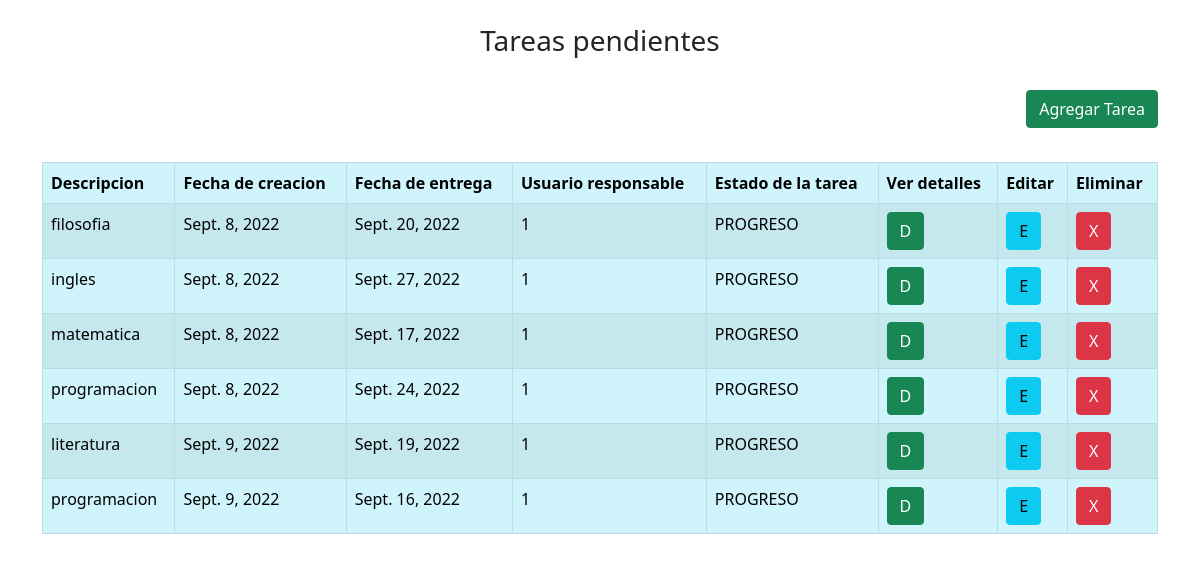
Page /gestion_tareas/dashboard on the committed database.
### gestion_tareas/models.py (models this page shows)
class tarea(models.Model):
    descripcion = models.CharField(max_length=128,default='')
    fechaCreacion = models.DateField(default=datetime.today())
    fechaEntrega = models.DateField(default=datetime.today())
    usuarioResponsable = models.CharField(max_length=128,default='')
    estadoTarea = models.CharField(max_length=128,default='PROGRESO')

### gestion_tareas/views.py (the view)
# urls.py: path('dashboard',views.dashboard,name='dashboard'),
def dashboard (request):
    usuario_id = []
    usuario_activo = usuariosRegistrados.objects.filter(codigoUsuario='1')
    for usuario in usuario_activo:
        usuario_id.append(usuario)
    usuario_responsable = tarea.objects.filter(usuarioResponsable='1')
    for usuario in usuario_responsable:
        usuario_id.append(usuario)
    return render(request,'gestion_tareas/dashboard.html',{
        'objtareas': usuario_id,
    })

### gestion_tareas/templates/gestion_tareas/dashboard.html (shortened to what this page needs)
<!DOCTYPE html>
<html lang="en">
    <head>
        <link href="https://cdn.jsdelivr.net/npm/bootstrap@5.0.2/dist/css/bootstrap.min.css" rel="stylesheet">
    </head>
    <body>
        <div class="container">
            <br>
            <h3 style="text-align:center;">Tareas pendientes</h3>
            <br>
            <div class="float-end">
                <a class="btn btn-success" href="{% url 'gestion_tareas:creacionTareas' %}">Agregar Tarea</a>
            </div>
            <br>
            <br>
            <br>
            <table class="table table-info table-striped table-bordered">
                <thead>
                    <th>Descripcion</th>
                    <th>Fecha de creacion</th>
                    <th>Fecha de entrega</th>
                    <th>Usuario responsable</th>
                    <th>Estado de la tarea</th>
                    <th>Ver detalles</th>
                    <th>Editar</th>
                    <th>Eliminar</th>
                </thead>
                <tbody>
                    {% for tarea in objtareas %}
                    <tr>
                        <td>{{ tarea.descripcion }}</td>
                        <td>{{ tarea.fechaCreacion }}</td>
                        <td>{{ tarea.fechaEntrega }}</td>
                        <td>{{ tarea.usuarioResponsable }}</td>
                        <td>{{ tarea.estadoTarea }}</td>
                        <td><a class="btn btn-success" href="{% url 'gestion_tareas:vistaTareas' tarea.id %}" >D</a></td>
                        <td><a class="btn btn-info" href="{% url 'gestion_tareas:edicionTareas' tarea.id %}" >E</a></td>
                        <td>
                            <a class="btn btn-danger" href="{% url 'gestion_tareas:eliminarTarea' tarea.id %}" >X</a>
                        </td>
                    </tr>
                    {% endfor %}
                </tbody>
            </table>
        </div>
    </body>
</html>

### rows in the picture
tarea: descripcion "filosofia", fechaCreacion "Sept. 8, 2022", fechaEntrega "Sept. 20, 2022", usuarioResponsable "1", estadoTarea "PROGRESO"
tarea: descripcion "ingles", fechaCreacion "Sept. 8, 2022", fechaEntrega "Sept. 27, 2022", usuarioResponsable "1", estadoTarea "PROGRESO"
tarea: descripcion "matematica", fechaCreacion "Sept. 8, 2022", fechaEntrega "Sept. 17, 2022", usuarioResponsable "1", estadoTarea "PROGRESO"
tarea: descripcion "programacion", fechaCreacion "Sept. 8, 2022", fechaEntrega "Sept. 24, 2022", usuarioResponsable "1", estadoTarea "PROGRESO"
tarea: descripcion "literatura", fechaCreacion "Sept. 9, 2022", fechaEntrega "Sept. 19, 2022", usuarioResponsable "1", estadoTarea "PROGRESO"
tarea: descripcion "programacion", fechaCreacion "Sept. 9, 2022", fechaEntrega "Sept. 16, 2022", usuarioResponsable "1", estadoTarea "PROGRESO"
